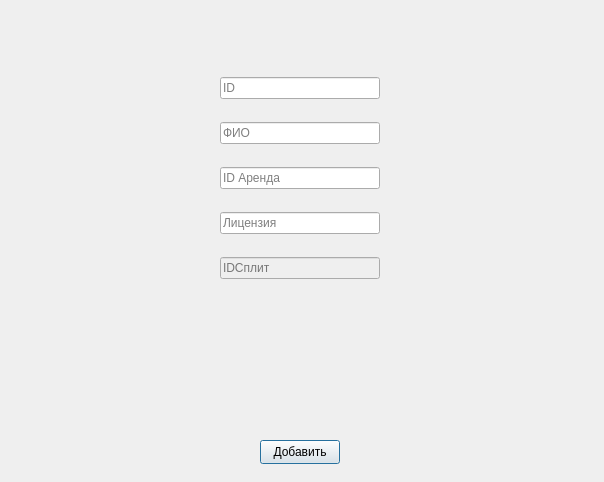
<?xml version="1.0" encoding="UTF-8"?>
<ui version="4.0">
 <class>addClient</class>
 <widget class="QDialog" name="addClient">
  <property name="geometry">
   <rect>
    <x>0</x>
    <y>0</y>
    <width>604</width>
    <height>482</height>
   </rect>
  </property>
  <property name="windowTitle">
   <string>Dialog</string>
  </property>
  <widget class="QPushButton" name="pushButton">
   <property name="geometry">
    <rect>
     <x>260</x>
     <y>440</y>
     <width>80</width>
     <height>24</height>
    </rect>
   </property>
   <property name="text">
    <string>Добавить</string>
   </property>
  </widget>
  <widget class="QWidget" name="verticalLayoutWidget">
   <property name="geometry">
    <rect>
     <x>220</x>
     <y>60</y>
     <width>160</width>
     <height>241</height>
    </rect>
   </property>
   <layout class="QVBoxLayout" name="verticalLayout">
    <item>
     <widget class="QLineEdit" name="ID">
      <property name="placeholderText">
       <string>ID</string>
      </property>
     </widget>
    </item>
    <item>
     <widget class="QLineEdit" name="FIO">
      <property name="placeholderText">
       <string>ФИО</string>
      </property>
     </widget>
    </item>
    <item>
     <widget class="QLineEdit" name="IDrent">
      <property name="placeholderText">
       <string>ID Аренда</string>
      </property>
     </widget>
    </item>
    <item>
     <widget class="QLineEdit" name="license">
      <property name="placeholderText">
       <string>Лицензия</string>
      </property>
     </widget>
    </item>
    <item>
     <widget class="QLineEdit" name="Split">
      <property name="enabled">
       <bool>false</bool>
      </property>
      <property name="placeholderText">
       <string>IDСплит</string>
      </property>
     </widget>
    </item>
   </layout>
  </widget>
 </widget>
 <resources/>
 <connections/>
</ui>
